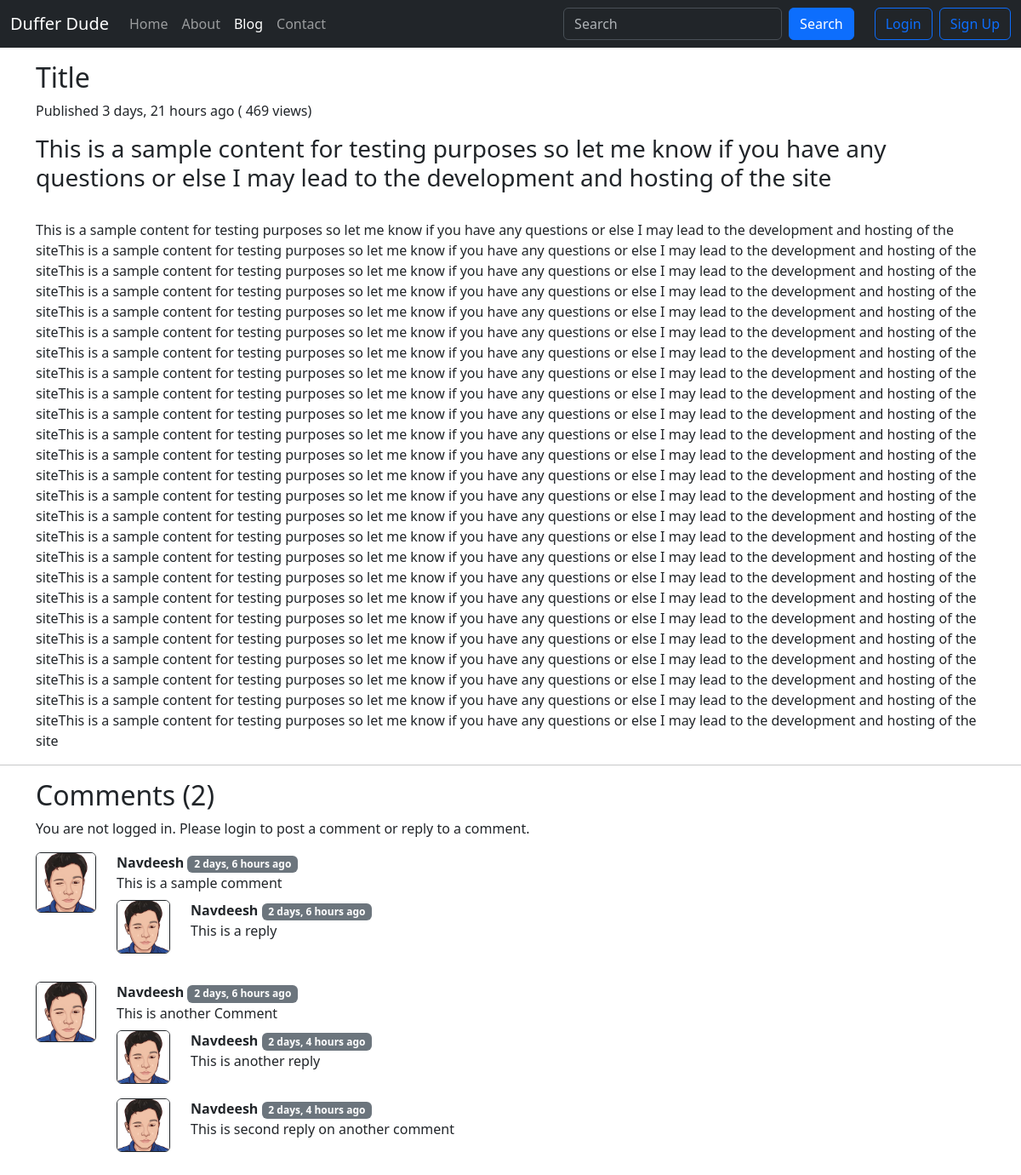
/blog/sample-slug, run on the app's committed database.
### blog/models.py (models this page shows, shortened)
class Post(models.Model):
    sno = models.AutoField(primary_key=True)
    title = models.CharField(max_length=200)
    content = HTMLField()
    views = models.IntegerField(default=0)
    slug = models.CharField(max_length=200, unique=True)
    timestamp = models.DateTimeField(blank=True)

class BlogComment(models.Model):
    sno = models.AutoField(primary_key=True)
    post = models.ForeignKey(Post, on_delete=models.CASCADE)
    comment = models.TextField()
    user = models.ForeignKey(User, on_delete=models.CASCADE)
    parent = models.ForeignKey('self', on_delete=models.CASCADE, null=True)
    timestamp = models.DateTimeField(default=now)

### home/models.py (models this page shows, shortened)
class Profile(models.Model):
    user = models.OneToOneField(User, on_delete=models.CASCADE)
    image = models.ImageField(default='/static/img/pfp/user.png',
                              upload_to='profile_pics')

### blog/views.py (the view)
# urls.py: path('<str:slug>', views.blogpost, name="blogpost"),
def blogpost(request, slug):
    post = Post.objects.filter(slug=slug).first()
    post.views= post.views +1
    post.save()
    comments = BlogComment.objects.filter(post=post, parent=None)
    replies = BlogComment.objects.filter(post=post).exclude(parent=None)
    replyDict = {}
    for reply in replies:
        if reply.parent.sno not in replyDict.keys():
            replyDict[reply.parent.sno] = [reply]
        else:
            replyDict[reply.parent.sno].append(reply)
    context = {
        'post': post,
        'comments': comments,
        'user': request.user,
        'replyDict': replyDict
    }
    return render(request, 'blog/blogpost.html', context)

### blog/templatetags/extras.py (called while the page is built)
@register.filter(name='get_val')
def get_val(dict, key):
    return dict.get(key)

### templates/blog/blogpost.html (shortened to what this page needs)
{% extends 'base.html' %}
{% block blogactive %}active{% endblock %}
{% block body %}
{% load humanize %}
{% load extras %}
<div class="container my-3">
  <h2 class="blog-post-title">{{ post.title }}</h2>
  <p class="blog-post-meta">Published {{post.timestamp|naturaltime}} (<span > {{post.views}} views</span>)</p>
  <p class="blog-post-content">{{ post.content|safe }}</p>
</div>
<hr>
<div class="container">
  <h2>Comments ({{comments.count}})</h2>
  <div class="my-2">
  {% if user.is_authenticated %}
  <form action="/blog/postComment/" method="post">
      {% csrf_token %}
      <div class="mb-3">
          <textarea cols="30" rows="5" name="comment" placeholder="Enter Comment Here" class="form-control"></textarea>
      </div>
      <input type="hidden" name="parentSno" value="">
      <input type="hidden" name="postSno" value="{{post.sno}}">
      <button type="submit" class="btn btn-primary">Post Comment</button>
  </form>
  {% else %}
    <p>You are not logged in. Please login to post a comment or reply to a comment.</p>
  {% endif %}
  </div>
  {% if comments %}
  {% for comment in comments %}
  <div class="row my-3">
    <div class="col-md-1">{% if comment.user.profile.image.url %}<img class="rounded mx-auto d-block border border-dark img-responsive" src="{{comment.user.profile.image.url}}" alt="{{comment.user.username}}">{% else %}<img class="rounded mx-auto d-block w-100" src="/static/img/pfp/user.png" alt="{{comment.user.username}}">
      {% endif %}</div>
    <div class="col-md-11"><b>{{comment.user.username}}</b> <span class="badge bg-secondary">{{comment.timestamp|naturaltime}}</span>
    <div>{{comment.comment}}</div>
      <div class="repl mx-0">
        <div class="replies my-2">
          {% for reply in replyDict|get_val:comment.sno %}
          <div class="row my-2">
              <div class="col-md-1 ">
                {% if reply.user.profile.image.url %}
                    <img class="rounded mx-auto d-block img-responsive border border-dark cropped-image" src="{{reply.user.profile.image.url}}" alt="{{reply.user.username}}">
                {% else %}
                    <img class="rounded mx-auto d-block w-100 p-2" src="/static/img/pfp/user.png" alt="{{reply.user.username}}">
                {% endif %}
              </div>
              <div class="col-md-11 reply-rep">
                  <div class="col-md-11 ">
                      <b> {{reply.user.username}} </b> <span class="badge bg-secondary">{{reply.timestamp| naturaltime}}</span>
                      <div>{{reply.comment}}</div>
                  </div>
                  <br>
              </div>
          </div>
          {% endfor %}
        </div>
      </div>
    </div>
  </div>
  {% endfor %}
  {% else %}
  {% if user.is_authenticated %}
  <p>No comments yet. Be the first one to comment</p>
  {% else %}
  {% endif %}
  {% endif %}
</div>
{% endblock %}

### templates/base.html (shortened to what this page needs)
<!doctype html>
<html lang="en">
  <head>
    <link href="https://cdn.jsdelivr.net/npm/bootstrap@5.3.2/dist/css/bootstrap.min.css" rel="stylesheet">
  </head>
  <body>
    <nav class="navbar navbar-expand-lg bg-dark" data-bs-theme="dark">
      <div class="container-fluid">
        <a class="navbar-brand" href="/">Duffer Dude</a>
        <div class="collapse navbar-collapse" id="navbarSupportedContent">
          <ul class="navbar-nav me-auto mb-2 mb-lg-0">
            <li class="nav-item">
              <a class="nav-link {% block homeactive %}{% endblock %}" aria-current="page" href="/">Home</a>
            </li>
            <li class="nav-item">
              <a class="nav-link {% block aboutactive %}{% endblock %}" href="/about">About</a>
            </li>
            <li class="nav-item">
              <a class="nav-link {% block blogactive %}{% endblock %}" href="/blog">Blog</a>
            </li>
            <li class="nav-item">
              <a class="nav-link {% block contactactive %}{% endblock %}" href="/contact">Contact</a>
            </li>
          </ul>
          <form method="get" action="/search" class="d-flex" role="search">
            <input class="form-control me-2" type="search" placeholder="Search" aria-label="Search" name="query" id="query" required>
            <button class="btn btn-primary me-4" type="submit">Search</button>
          </form>
          {% if not user.is_authenticated %}
          <button type="button" class="btn btn-outline-primary my-3 my-sm-0" data-bs-toggle="modal" data-bs-target="#loginModal">
            Login
          </button>
          <button type="button" class="btn btn-outline-primary ms-2" data-bs-toggle="modal" data-bs-target="#signupModal">
            Sign Up
          </button>
          {% endif %}
        </div>
      </div>
    </nav>
    {% block body %}{% endblock %}
  </body>
</html>

### templates/blog/blogpost.html (style rules this page uses)
.img-responsive { width: 100%; }

### data on the page
Post: title "Title", timestamp "3 days, 21 hours ago", views "469", content "This is a sample content for testing purposes so let me know if you have any questions or else I may lead to the development and hosting of the site This is a sample content for testing purposes so let me know if you have any questions or else I may lead to the development and hosting of the siteThis is a sample content for testing purposes so let me know if you have any questions or else I may lead to the development and hosting of the siteThis is a sample content for testing purposes so let me know if you have any questions or else I may lead to the development and hosting of the siteThis is a sample content for testing purposes so let me know if you have any questions or else I may lead…"
BlogComment: user.profile.image (picture), user.username "Navdeesh", timestamp "2 days, 6 hours ago", comment "This is a sample comment"
BlogComment: user.profile.image (picture), user.username "Navdeesh", timestamp "2 days, 6 hours ago", comment "This is a reply"
BlogComment: user.profile.image (picture), user.username "Navdeesh", timestamp "2 days, 6 hours ago", comment "This is another Comment"
BlogComment: user.profile.image (picture), user.username "Navdeesh", timestamp "2 days, 4 hours ago", comment "This is another reply"
BlogComment: user.profile.image (picture), user.username "Navdeesh", timestamp "2 days, 4 hours ago", comment "This is second reply on another comment"

### other printed values
{{ comments.count }} "2"
